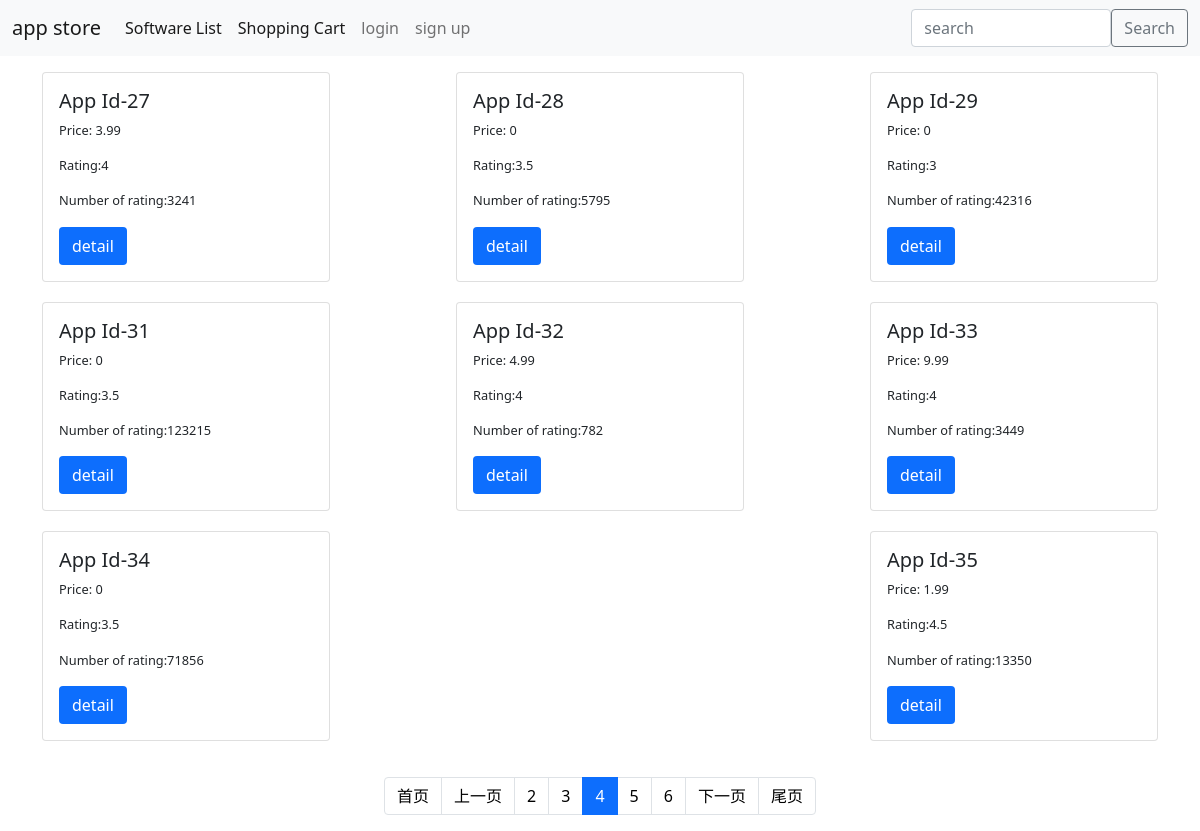
/?page=4, run on the app's committed database.
### parse_data/models.py (models this page shows, shortened)
class Product(models.Model):
    id = models.AutoField(primary_key=True)
    currency = models.CharField(max_length=10)
    price = models.CharField(max_length=10)
    rating_count_tot = models.CharField(max_length=10)
    user_rating = models.CharField(max_length=10)
    class Meta:
        db_table = 'product'

### product/views.py (the view)
# urls.py: path('', views.index, name='index'),
def index(request):
    products_list = Product.objects.all().order_by('id')
    search_query = request.GET.get('search_query')
    if search_query is not None:
        search_query_digits = re.findall(r'\d+', search_query)
        if search_query_digits:
            search_query = int(search_query_digits[0])
        else:
            search_query = None
    search_field = 'id'
    if search_query:
        products_list = products_list.filter(**{f"{search_field}__icontains": search_query})
    paginator = Paginator(products_list, 8)  # Display 8 products per page
    page = request.GET.get('page') or 1  # If the requested page number is not set or is an empty string, set to 1
    try:
        products = paginator.page(page)
    except PageNotAnInteger:
        products = paginator.page(1)
    except EmptyPage:
        products = paginator.page(paginator.num_pages)
    return render(request, 'index.html', {'products':products,'search_query': search_query})

### product/templates/index.html (shortened to what this page needs)
<!DOCTYPE html>
<html>
<head>
  <link rel="stylesheet" href="https://cdn.jsdelivr.net/npm/bootstrap@5.1.3/dist/css/bootstrap.min.css">
</head>
<body>
  <nav class="navbar navbar-expand-lg navbar-light bg-light mx-auto" style="width: 100%;">
    <div class="container-fluid">
      <a class="navbar-brand" href="/">app store</a>
      <div class="collapse navbar-collapse" id="navbarNav">
        <ul class="navbar-nav">
          <li class="nav-item">
            <a class="nav-link active" aria-current="page" href="/">Software List</a>
          </li>
          <li class="nav-item">
            <a class="nav-link active" aria-current="page" href="/order/shoppingCart">Shopping Cart</a>
          </li>
            {% if request.COOKIES.userid %}
                    <li class="nav-item">
                        <a class="nav-link active" aria-current="page" href="/order/shoppingCart">My order</a>
                    </li>
                                        <li class="nav-item">
                        <a class="nav-link" href="/order"><strong>{{ request.COOKIES.username }}</strong></a>
                    </li>
                    <li class="nav-item">
                        <a class="nav-link" href="/useradmin/logout">logout</a>
                    </li>
          {% else %}
                    <li class="nav-item">
                        <a class="nav-link" href="/useradmin/login">login</a>
                    </li>
                    <li class="nav-item">
                        <a class="nav-link" href="/useradmin/signup">sign up</a>
                    </li>
          {% endif %}
        </ul>
      </div>
      <form class="d-flex align-items-center" method="get" action="/search">
          <input class="form-control me-6" type="search" name="search_query" placeholder="search" aria-label="search" style="height: 38px; width: 200px;">
          <div class="input-group-append">
              <button class="btn btn-outline-secondary" type="submit">Search</button>
          </div>
      </form>
    </div>
  </nav>
  <div class="container my-3" style="display: flex; flex-wrap: wrap; justify-content:space-between">
    {% for item in products %}
    <div class="row row-cols-1 row-cols-md-4 g-4" style="margin-bottom: 20px;">
      <div class="col">
        <div class="card h-100">
          <div class="card-body">
            <h5 class="card-title">App Id-{{item.id}}</h5>
            <p class="card-text">Price: {{item.price}}</p>
            <p class="card-text">Rating:{{item.user_rating}} </p>
            <p class="card-text">Number of rating:{{item.rating_count_tot}}</p>
            <a href="/detail/{{item.id}}" class="btn" style="background-color:#0d6efd;color: #fff;">detail</a>
          </div>
        </div>
      </div>
    </div>
    {% endfor %}
    </div>
  <div class="pagination-container">
    <nav aria-label="Page navigation">
        <ul class="pagination justify-content-center">
            <li class="page-item {% if not products.has_previous %}disabled{% endif %}">
                <a class="page-link" href="?{% if search_query %}search_query={{ search_query|urlencode }}&{% endif %}{% if category_query %}category={{ category_query|urlencode }}&{% endif %}page=1">首页</a>
            </li>
            <li class="page-item {% if not products.has_previous %}disabled{% endif %}">
                {% if products.has_previous %}
                    <a class="page-link" href="?page={{ products.previous_page_number }}">上一页</a>
                {% else %}
                    <a class="page-link" href="?{% if search_query %}search_query={{ search_query|urlencode }}&{% endif %}{% if category_query %}category={{ category_query|urlencode }}&{% endif %}page=1">上一页</a>
                {% endif %}
            </li>
            {% with num_pages=products.paginator.num_pages current_page=products.number %}
            {% for i in products.paginator.page_range %}
                {% if i|add:-2 <= current_page and i|add:2 >= current_page %}
                    <li class="page-item {% if products.number == i %}active{% endif %}">
                        <a class="page-link" href="?{% if search_query %}search_query={{ search_query|urlencode }}&{% endif %}{% if category_query %}category={{ category_query|urlencode }}&{% endif %}page={{ i }}">{{ i }}</a>
                    </li>
                {% endif %}
            {% endfor %}
            {% endwith %}
            <li class="page-item {% if not products.has_next %}disabled{% endif %}">
                <a class="page-link" href="?{% if search_query %}search_query={{ search_query|urlencode }}&{% endif %}{% if category_query %}category={{ category_query|urlencode }}&{% endif %}page={{ products.paginator.num_pages }}">下一页</a>
            </li>
            <li class="page-item {% if not products.has_next %}disabled{% endif %}">
                <a class="page-link" href="?{% if search_query %}search_query={{ search_query|urlencode }}&{% endif %}{% if category_query %}category={{ category_query|urlencode }}&{% endif %}page={{ products.paginator.num_pages }}">尾页</a>
            </li>
        </ul>
    </nav>
  </div>
</body>
</html>

### product/templates/index.html (style rules this page uses)
.card { width: 18rem; height: 22rem; font-size: 0.8rem; }
.pagination a { color: black; }
.pagination-container { display: flex; flex-direction: column; justify-content: flex-end; align-items: center;  margin: 0; }

### data on the page
Product: id "27", price "3.99", user_rating "4", rating_count_tot "3241"
Product: id "28", price "0", user_rating "3.5", rating_count_tot "5795"
Product: id "29", price "0", user_rating "3", rating_count_tot "42316"
Product: id "31", price "0", user_rating "3.5", rating_count_tot "123215"
Product: id "32", price "4.99", user_rating "4", rating_count_tot "782"
Product: id "33", price "9.99", user_rating "4", rating_count_tot "3449"
Product: id "34", price "0", user_rating "3.5", rating_count_tot "71856"
Product: id "35", price "1.99", user_rating "4.5", rating_count_tot "13350"

### other printed values
{{ i }} "2" "3" "4" "5" "6"
